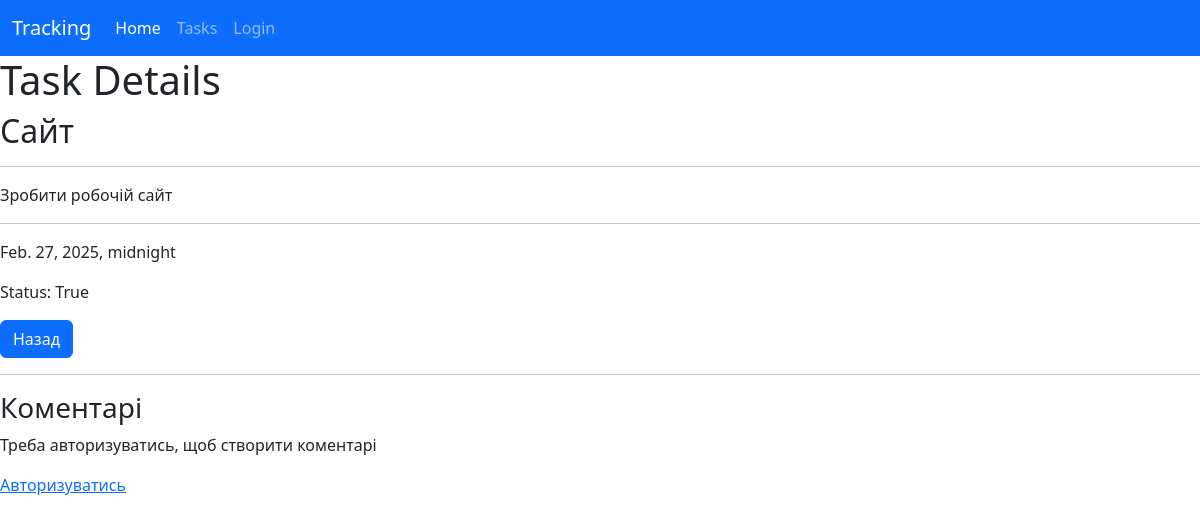
The page /task-detail/4/ on the database as committed earlier.
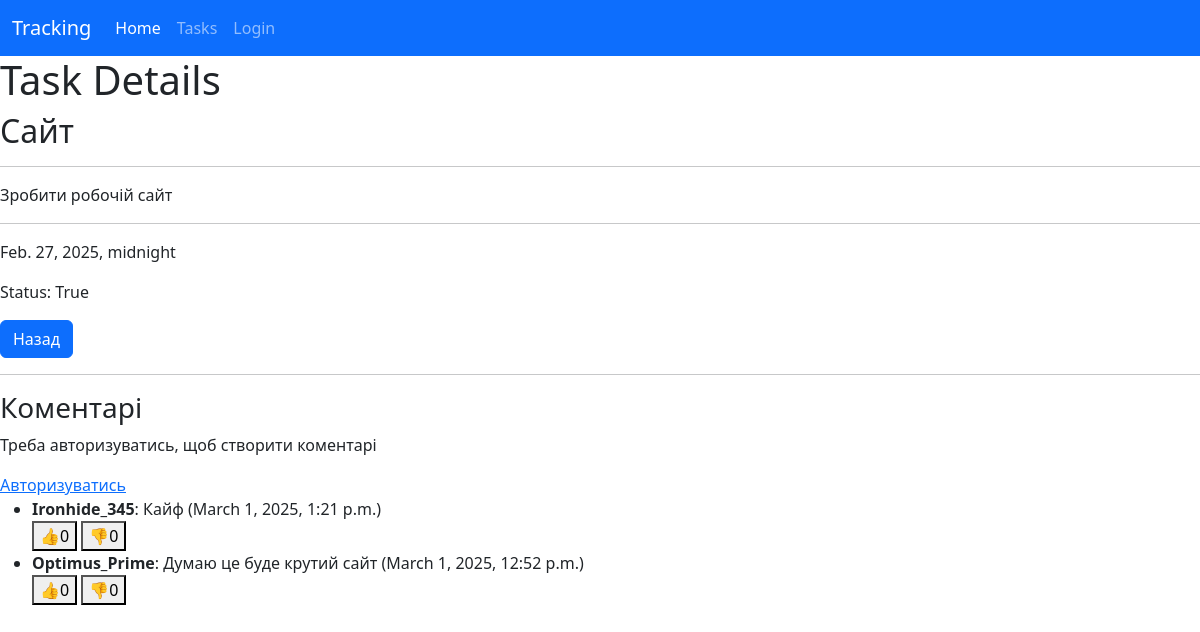
The same page on the database as committed later.
### tracking_system/models.py (models this page shows, shortened)
class Task(models.Model):
    user = models.ForeignKey(User, on_delete=models.CASCADE)
    title = models.CharField(max_length=200)
    start = models.DateTimeField()
    end = models.DateTimeField()
    description = models.TextField()
    status = models.BooleanField()
    prioritet = models.IntegerField()
    permission = models.BooleanField()
    class Meta:
        ordering = ['start']

class Comments(models.Model):
    text = models.TextField()
    likes = models.IntegerField(default=0)
    dislikes = models.IntegerField(default=0)
    user = models.ForeignKey(User, on_delete=models.CASCADE)
    task = models.ForeignKey(Task, on_delete=models.CASCADE, related_name='comments')
    created_at = models.DateTimeField(auto_now_add=True)
    class Meta:
        verbose_name = "Comment"
        verbose_name_plural = "Comments"
        ordering = ["-created_at"]

### tracking_system/views.py (the view)
# urls.py: path('task-detail/<int:task_id>/', views.task_detail, name='task-detail'),
def task_detail(request, task_id):
    task = Task.objects.get(id=task_id)
    comments = Comments.objects.filter(task=task)
    if request.method == 'POST':
        comment = request.POST.get('comment')
        Comments.objects.create(user=request.user, task=task, comment=comment)
        return redirect('task-detail', id=task_id)
    return render(request, template_name='tracking/task_detail.html', context={'task': task, 'comments': comments})

### templates/tracking/task_detail.html (shortened to what this page needs)
{% extends "base.html" %}
{% load static %}
{% block content %}
<h1>Task Details</h1>
<h2>{{ task.title }}</h2>
<hr>
<p>{{ task.description }}</p>
<hr>
<p>{{ task.start }}</p>
<p>Status: {{ task.status }}</p>
<a class="btn btn-primary" href="{% url 'index' %}">Назад</a>
<hr>
<h3>Коментарі</h3>
{% if  request.user.is_authenticated %}
    <form id="comment-form" method="POST" action="{% url 'task-comment' task.id %}">
        {% csrf_token %}
        <input type="text" id="comment-text" name="text" placeholder="Введіть коментарий">
        <button class="btn btn-primary" type="submit">Додати коментарий</button>
    </form>
{% else %}
    <p>Треба авторизуватись, щоб створити коментарі</p>
    <a href="{% url 'login' %}">Авторизуватись</a>
{% endif %}
<ul id="comment-list">
    {% for comment in task.comments.all %}
      <li>
        <strong>{{ comment.user.username }}</strong>: {{comment.text}} ({{ comment.created_at }})
        <br>
        <button class="like-btn" data-comment-id="{{ comment.id }}" data-task-id="{{ task.id }}">👍<span id="like-count-{{ comment.id }}">{{ comment.likes }}</span></button>
        <button class="dislike-btn" data-comment-id="{{ comment.id }}" data-task-id="{{ task.id }}">👎<span id="dislike-count-{{ comment.id }}" >{{ comment.dislikes }}</span></button>
    </li>
    {% endfor %}
</ul>
{% endblock %}

### templates/base.html (shortened to what this page needs)
<!DOCTYPE html>
<html lang="en">
<head>
    <link href="https://cdn.jsdelivr.net/npm/bootstrap@5.3.3/dist/css/bootstrap.min.css" rel="stylesheet">
</head>
<body>
    <nav class="navbar navbar-expand-lg bg-primary" data-bs-theme="dark">
        <div class="container-fluid">
            <a class="navbar-brand" href="{% url 'index' %}">Tracking</a>
            <div class="collapse navbar-collapse" id="navbarNavAltMarkup">
                <div class="navbar-nav">
                    <a class="nav-link active" aria-current="page" href="{% url 'index' %}">Home</a>
                    <a class="nav-link" href="{% url 'task' %}">Tasks</a>
                    {% if  request.user.is_authenticated %}
                        <a class="nav-link" href="{% url 'user' %}"> {{user.username}} </a>
                        <form action="{% url 'logout' %}" method="post">
                            {% csrf_token %}
                            <button type="submit" class="btn btn-primary">Logout</button>
                        </form>
                    {% else %}
                        <a class="nav-link" href="{% url 'login' %}">Login</a>
                    {% endif %}
                </div>
            </div>
        </div>
    </nav>
    {% load static %}
    {% block content %}
    {% endblock %}
</body>
</html>

Rows that differ between the two databases and show on the page:
added Comments: user.username "Ironhide_345", text "Кайф", created_at "March 1, 2025, 1:21 p.m.", likes "0", dislikes "0"
added Comments: user.username "Optimus_Prime", text "Думаю це буде крутий сайт", created_at "March 1, 2025, 12:52 p.m.", likes "0", dislikes "0"
